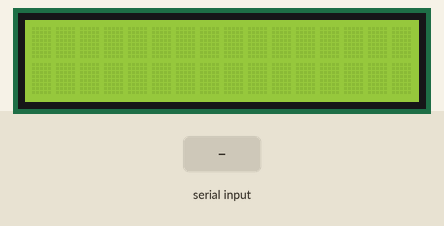
Simulated run of this sketch. Board: Arduino Uno, built with avr-gcc and run on an emulated ATmega328P. Parts: 16×2 character LCD. The inputs (shaded band) are chosen by the test bench. What the sketch prints to the serial monitor is not drawn.

Above: at 1.2 s.
1.3 s: "@" received over the second serial link
At 1.9 s:
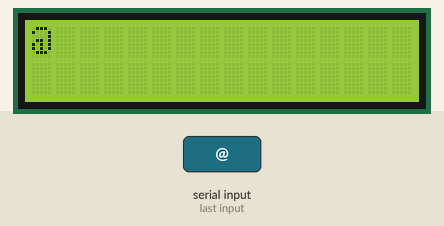
3.8 s: "1" received over the second serial link
At 5.0 s:
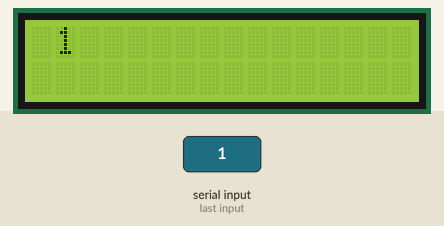
Timing chart, 0 to 6.8 s (numbered marks = the images above; inputs shaded):
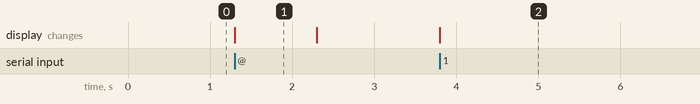

The sketch:

BTLCD.ino
```cpp
#include<SoftwareSerial.h>
#include<LiquidCrystal.h>
int s=0;
const int rs=13,en=12,d4=7,d5=6,d6=5,d7=4;
LiquidCrystal lcd(rs,en,d4,d5,d6,d7);
SoftwareSerial bt(0,1);
void setup() {
  // put your setup code here, to run once:
bt.begin(9600);
lcd.begin(16,2);
Serial.begin(9600);
//pinMode(7,OUTPUT);
//pinMode(8,OUTPUT);

}

void loop() {
  // put your main code here, to run repeatedly:
 // lcd.clear();
  //lcd.write("haha");
 char data;
 int l;
if (bt.available()>0)
{

  data=bt.read();
  Serial.print(data);
  lcd.write(data);
  delay(1000);
  l=1;
}
else
{
  l=0;
}

if(s==1&&l==0)
{
  lcd.write(" ");
}
if(data=='@')
{
  lcd.clear();
}

  s=l;
}
```

Measured:
- after the input at 1.3 s, the display: changes at once (image 1)
- after the input at 3.8 s, the display: changes at once (image 2)
- what the display in image 1 shows lasts 1.0 s, from 1.3 s to 2.3 s
